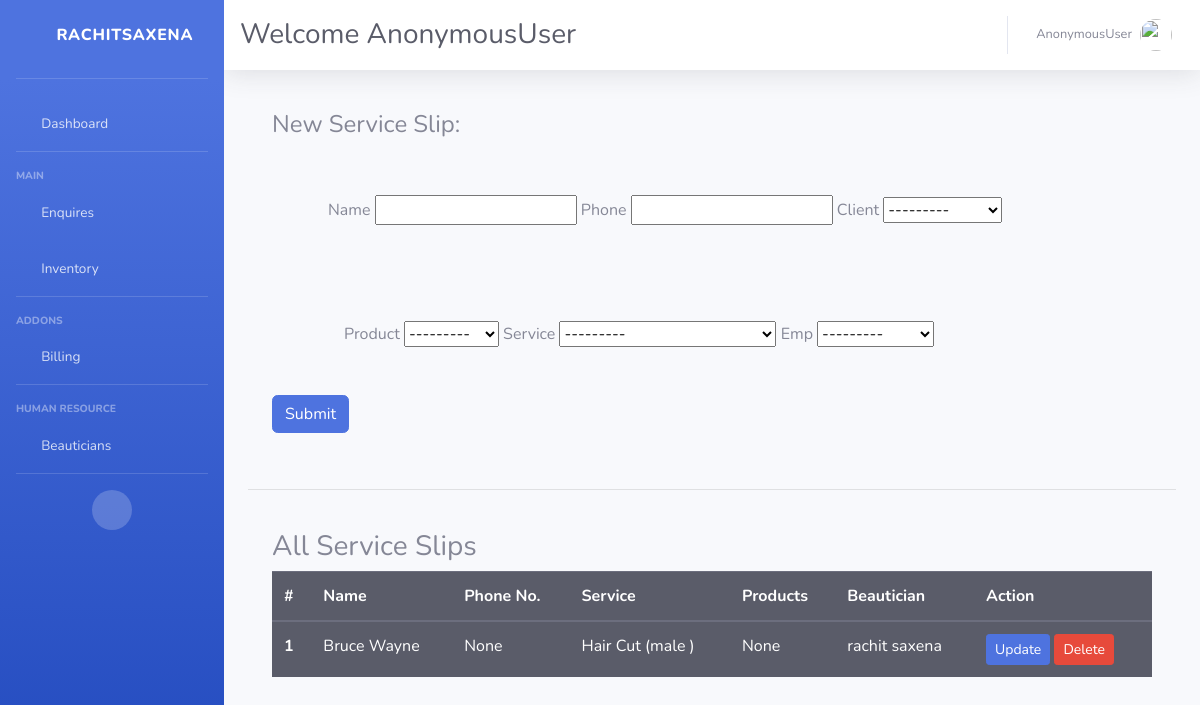
The page /old/serviceSlip on the database its author committed.
### basic/models.py (models this page shows, shortened)
class Slip(models.Model):
    name= models.CharField(max_length=100 , null=True , blank=True)
    phone = models.CharField(max_length=10 , null=True )
    client = models.ForeignKey(Client , on_delete = models.CASCADE  , null=True , blank=True)
    service = models.ForeignKey(Service , on_delete= models.CASCADE , null=True , blank=True)
    product = models.ForeignKey(Product , on_delete = models.CASCADE , null=True , blank=True)
    emp = models.ForeignKey(Employee , on_delete = models.CASCADE)
    time = models.TimeField(auto_now=True)

class Client(models.Model):
    name = models.CharField(max_length= 100 , null=True , blank=True)
    email = models.EmailField(max_length=100 , null=True , blank=True)
    phone = models.CharField(max_length=10 , null=True , blank=True)
    address = models.CharField(max_length=500 , null=True , blank=True)
    dob = models.DateField(null=True , blank=True)
    def __str__(self):
        return self.name

class Service(models.Model):
    name = models.CharField(max_length=100 , null=True ,blank=True)
    price = models.IntegerField(default=0)
    duration = models.IntegerField(default=0)
    mprice = models.IntegerField(default=0)
    gender = models.CharField(max_length=10 , choices=GENDER_TYPES , default='others')
    def __str__(self):
        return (self.name + ' (' + self.gender + ' )')

class Employee(models.Model):
    name= models.CharField(max_length=100 , null=True , blank=True)
    age = models.IntegerField(default=18 )
    category = models.ForeignKey(Category , on_delete=models.CASCADE)
    phone = models.CharField(max_length=10 , null=True , blank=True)
    email = models.EmailField(max_length=100 , null=True, blank=True)
    def __str__(self):
        return self.name

### basic/views.py (the view)
# urls.py: path('serviceSlip' , views.serviceSlip , name='serviceSlip'),
def serviceSlip(request):
    cli = Slip.objects.all()
    form = NewSlip()
    if request.method=='POST':
        form = NewSlip(request.POST)
        if form.is_valid():
            form.save()
            return redirect('serviceSlip')
        else :
            return render(request , 'basic/404.html')
    else :
        form = NewSlip()
    params = {
        'pro' : cli,
        'form' : form
    }
    return render(request , 'basic/forms/serviceSlip.html' , params)

### basic/forms.py
class NewSlip(ModelForm):
    class Meta:
        model = Slip
        fields = '__all__'

### basic/models.py (called while the page is built)
    def __str__(self):
        return self.name

### basic/templates/basic/forms/serviceSlip.html
{% extends 'basic/base.html' %}
{% block content %}
   <div class='container commonContainer py-3'>
    <h4>New Service Slip:</h4>
      <form method='post'  class="form-inline"  action=''> {% csrf_token %}
            <div class='container px-2 m-5'>
            {{form.name.label}}
            {{form.name}}
            {{form.phone.label}}
            {{form.phone}}
            {{form.client.label}}
            {{form.client}}
            </div>
            <div class='container px-4 m-5'>
            {{form.product.label}}
            {{form.product}}
             {{form.service.label}}
            {{form.service}}
            {{form.emp.label}}
            {{form.emp}}
            </div>
            <button type="submit" value="Submit" class='btn btn-primary'>Submit</button>
        </form>
    </div>
    <br>
    <hr>
    <br>
    <div class='container'>
        <h3> All Service Slips </h3>
        <table class="table table-dark enquiryTable">
                  <thead>
                    <tr>
                      <th scope="col">#</th>
                      <th scope="col">Name</th>
                      <th scope="col">Phone No.</th>
                      <th scope="col">Service</th>
                      <th scope='col'>Products</th>
                      <th scope='col'>Beautician</th>
                      <th scope='col'>Action </th>
                    </tr>
                  </thead>
                  <tbody>
                  {% for i in pro %}
                    <tr>
                      <th scope="row">{{i.id}}</th>
                    {% if i.client %}
                      <td>{{i.client}}</td>
                      {% else %}
                      <td>{{i.name}}</td>
                      {% endif %}
                      <td>{{i.phone}}</td>
                      <td>{{i.service}}</td>
                      <td>{{i.product}}</td>
                      <td>{{i.emp}}</td>
                      <td>
                        <a class='btn btn-sm btn-primary' href="{% url 'updateSlip' i.id %}">Update </a>
                        <a class='btn btn-sm btn-danger' href="{% url 'deleteSlip' i.id %}">Delete </a>
                       </td>
                    </tr>
                    {% endfor %}
                  </tbody>
                </table>
    </div>
{% endblock content %}

### rows shown on the page
Slip: id "1", client "Bruce Wayne", phone "None", service "Hair Cut (male )", product "None", emp "rachit saxena"

### other values the page prints
{{ request.user }} "AnonymousUser"
